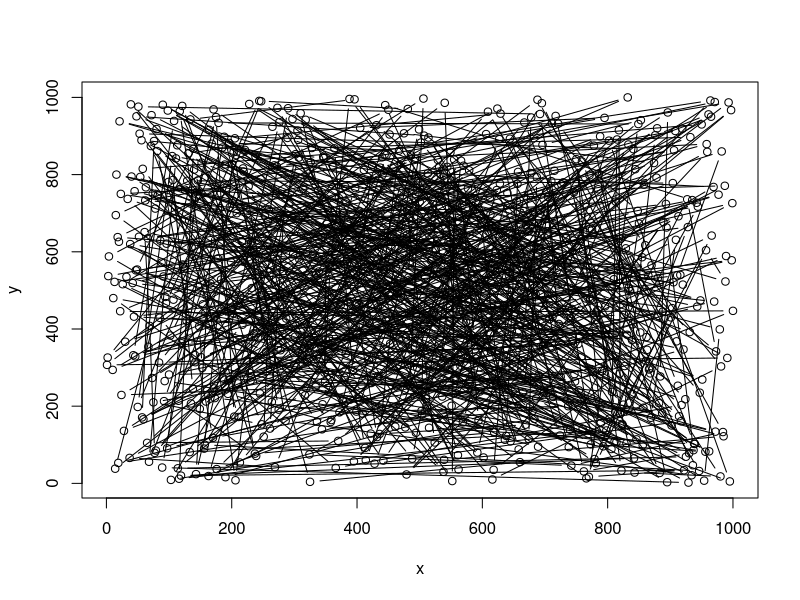

This figure's R source: (Note: this script raises an error after producing the figure.)
###########################################
# Description
################

# The Travelling Salesman Problem (TSP) is one of the most intensively studied problems in optimizations research. 

# The problem is formulated as follows:
# Given a list of cities and the pairiwse distances between each city, what is the shortest possible 
# route that connects each city exactly once

# Despite it's easy problem formulation, the TSP is NP-hard and computationally expensive. 
# It is possible that the running time for any algorithm for the TSP increases superpolynomially with the number of cities/nodes

# Here I list several methods which attempt to 'solve' the TSP
# 1) Brutue Forcing - Consider all n! possible routes and choose the one which minimizes the total travelled distance.
# 2) Nearest Neighbour - Beginning with an initial node, iteratively pick the next subsequent node as the node which is closest to the previous node 
# 3) 2 opt - Beginning with an initial route, randomly permute two nodes and accept the new route only if the total distance is minimized 
# 4) Simmulated Anealling - An extension to local descent algorithms with the ability to escape local minima. 
#                           Local minima are escaped through the use of a decaying temperature + acceptance function in which 'worse' solutions are accepted
#                           as intermediary routes with probability roughly proportional to the change in cost function between iterations and 
#                           roughly inversely proportional to the number of iterations  

# Method 1 is compuationally prohibitive for any non-small n and therefore is not considered in this syntax. 
# Method 2 by far offers the quickest solution which reasonably approximates the global solution. However is known to produce local minima.
# Method 3 is a 'greedy' local descent algorithm which iteratively improves the route and will in the long term produce a more optimal solution than method 2
# Method 4 is the slowest, however with the addition of an acceptance function (similar to the Metropolis Hastings Algorithm), has the unique ability to escape local minima.
# Typically method 2 is used to build an iniial framework/route that feeds into more advanced methods. 
# However here I have coded simulated annealing without Nearest Neighbour boosting due to the desire of producing animations that resolve a reasonable solution
# from an initialy poor route choice
 
# Note that in this syntax I have sacrificed some computation speed in order to produce live plot animations of how the route and cost function are changing over time.
# However by updating the plot only once every 0.1 seconds if an improved solution is available, I have greatly reduced the computation burden.
# After running a few microbenchmarks, the bottleneck is in computation of the total distance
#################################################

cities <- 750 
df <- data.frame(x = sample(1000, cities), y = sample(1000, cities))
plot(df, type = 'b')

# Create a reference distance matrix to efficiently calculate the total distance of new candidate routes
dist_mtx <- as.matrix(dist(df))

# Compute the total distance given the ordering of the cities in the path
distance <- function(order){
  total_distance <- 0
  for (i in 1:(length(order)-1)) {
    total_distance <- total_distance + dist[order[i], order[i+1]]
  }
  return(total_distance)
} 
# Evaluation of the distance function takes 300 microsceonds for n = 500 cities. 
# This is much too slow (even with use of a distance matrix) and likely to create a bottleneck. 
# Ie - From preliminary analysis roughly 90% of computation time during each iteration in the while() loop is spent computing total distance this way
# To avoid this expensive computation I will implement an updating formula for the total distance based on a 2-opt node permutation.

# Create an efficient 2-opt route permutation function that outputs both a permuted route and new distance (computed using an efficient updating formula)
# Note compared to other random permutations, 2-opt is incredibly powerful
swap <- function(order, dist){
  pos1 <- sample(2:(cities-2), 1)
  pos2 <- sample({1:(cities-1)}[-c(pos1-1, pos1, pos1+1)], 1)
  l <- min(pos1, pos2)
  u <- max(pos1, pos2)
  return(list(
    ord = order[c(1:l, u:(l+1), (u+1):cities)],
    dis = dist - dist_mtx[order[l], order[l+1]] - dist_mtx[order[u], order[u+1]] + dist_mtx[order[l], order[u]] + dist_mtx[order[l+1], order[u+1]]
  ))
} # Execution takes 20 microseconds and speed seems mostly independent of n.

# Proof of Dramatic Speed Increase using an Updating Formula. First I am initializing a route and computing the sum of the distances between each node
# Then I am comparing the computation speeds of the functions distance() and swap() which compute total distance. 
# Note that the swap() function has the added functionality of performing a 2-opt permutation so we would expect the swap() function to
# to be much slower. However the swap() function is 10x faster despite the burden of additional functionalities!!!
library(microbenchmark)
order <- 1:cities; current_distance = distance(order)
microbenchmark(distance(order),                # 290 microseconds
               swap(order, current_distance))  #  22 microseconds!!


# Create the Simulated Annealing acceptance function which returns the the probability of accepting a 'worse' intermediary solution 
accptFun <- function(delE, t) {
  return(1/(1+exp(delE/t)))
}

# The following function will attempt to iteratively find the best solution to the Travelling Salesman problem through the use of
# 2-opt route permutations and a simulated annealing acceptance function with acceptance probability proportional to the parameters temperature 
# (which is influenced by the variable decay) and 'newE - E' where 'E' is the total distance of the old route and 'newE' is the total 
# distance of a new candidate route. 
# To avoid bottlenecking the algorithm by plotting every route improvement, I have opted to plot the route only once every 0.1 seconds.
# If a plot has already been generated within a 0.1s window, no more plots will be displayed until the next 0.1s interval
Run_Travelling_Salesman <- function(starting_order, run_time, initial_temperature, decay){
  order <- starting_order; t <- initial_temperature
  
  E <- distance(order = order); iter <- 1; Error <- c(E); currentTime <- 0
  
  startTime <- proc.time()["elapsed"]
  plot_at_time <- seq(0.1, run_time, by = 0.1)
  display_plot <- rep(TRUE, length(plot_at_time))  
  par(mfrow = c(1,2))
  
  while(currentTime < wait) {
    opt2 <- swap(order = order, dist = E)
    newOrder <- opt2$ord
    newE <- opt2$dis
    rand <- runif(1, min = 0, max = 1)
    acpt <- accptFun(newE - E, t)
    
    currentTime <- proc.time()["elapsed"] - startTime
    if(rand <= acpt | newE < E) {
      delE <- newE - E
      E <- newE
      order <- newOrder
      t <- t * decay
      iter <- iter + 1
      Error[iter] = E
      if(display_plot[which.min(abs(currentTime - plot_at_time))]){
        plot(df[order,], type = 'l')
        plot(1:iter, Error, xlab = "Iterations", ylab = "Total Distance", type = "l")
        cat("Iteration: ", iter, ", Time: ", currentTime, "Temperature: ", t, ", Prob Accept: ", acpt, "\n")
        cat("Total Distance: ", E, ", New Total Distance: ", newE, "\n")
        cat("Del E: ", delE, "\n")
        cat("\n\n")
        display_plot[which.min(abs(currentTime["elapsed"] - plot_at_time))] <- FALSE
      }
    }
  }  
  
}

# Run the Travelling Salesman Problem with an abysmal randomly generated starting route, and using a 2-opt search without simulated annealling.
# Simulated annealing is 'disabled' here via setting the temperature and decay parameters to 0. Therefore the search is entirely greedy. 
# ie - new routes are only accepted if they immediately improve the cost function (total distance of the route)

Run_Travelling_Salesman(sample(cities), run_time = 50, initial_temperature = 0, decay = 0)


# Run the Travelling Salesman Problem with a 2-opt search, this time boosted by a Nearest Neighbour starting route. Again, no simulated annealing
# First of all the function Nearest_Neighbour() is created which will begin with an initial node, and iteratively pick the next subsequent node 
# as the node which is closest to the previous node. The output route using the Nearest_Neighbour method is fed as input into the Travelling Salesman Problem 
# See the improvement! 

Nearest_Neighbour <- function(){
  ord <- 1
  for(i in 1:cities){
    next_node <- dist_mtx[ord[1], -ord] %>% which.min %>% names %>% as.numeric %>% as.integer
    ord <- c(next_node, ord)
  }
  ord <- c(ord, setdiff(1:cities, ord))
  return(ord)
}

Run_Travelling_Salesman(Nearest_Neighbour(), 50, 0.01, 0.01)
